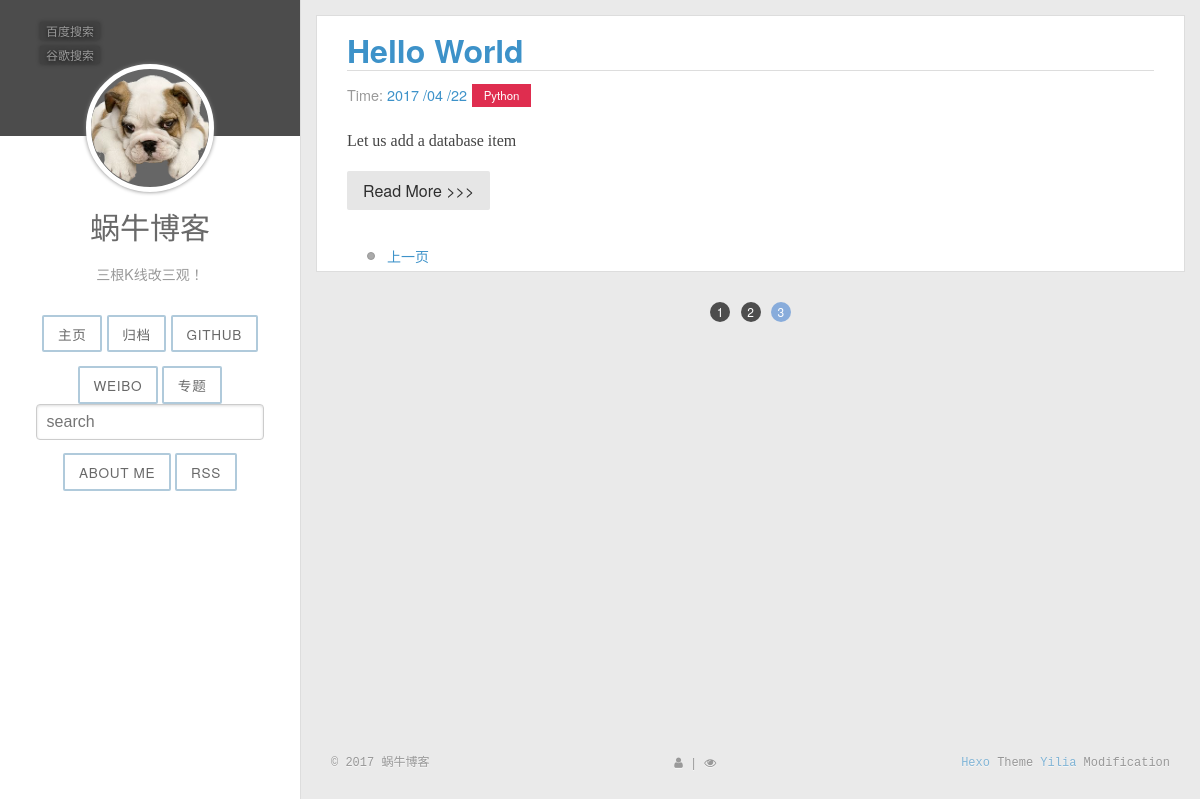
/?page=3, run on the app's committed database.
### article/models.py (models this page shows, shortened)
class Article(models.Model) :
    title = models.CharField(max_length = 100)  #博客题目
    category = models.CharField(max_length = 50, blank = True)  #博客标签
    date_time = models.DateTimeField(auto_now_add = True)  #博客日期
    content = models.TextField(blank = True, null = True)  #博客文章正文
    class Meta:  #按时间下降排序
        ordering = ['-date_time']

### article/views.py (the view)
# urls.py: url(r'^$', views.home),
def home(request):
    posts = Article.objects.all()  # 获取全部的Article对象
    paginator = Paginator(posts, 5)  # 每页显示两个
    page = request.GET.get('page')
    try:
        post_list = paginator.page(page)
    except PageNotAnInteger:
        post_list = paginator.page(1)
    except EmptyPage:
        post_list = paginator.paginator(paginator.num_pages)
    return render(request, 'home.html', {'post_list': post_list})

### article/templatetags/custom_markdown.py (called while the page is built)
@register.filter(is_safe=True)  #注册template filter
@stringfilter  #希望字符串作为参数
def custom_markdown(value):
    return mark_safe(markdown.markdown(value,
        extensions = ['markdown.extensions.fenced_code', 'markdown.extensions.codehilite'],
                                       safe_mode=True,
                                       enable_attributes=False))

### templates/home.html (shortened to what this page needs)
{% extends "base.html" %}
{% load custom_markdown %}
{% block content %}
<div class="posts">
    {% for post in post_list %}
        <section class="post">
            <header class="post-header">
                <h2 class="post-title"><a href="{% url 'detail' id=post.id %}">{{ post.title }}</a></h2>
                    <p class="post-meta">
                        Time:  <a class="post-author" href="#">{{ post.date_time |date:'Y /m /d'}}</a> <a class="post-category post-category-js" href="{% url "search_tag" tag=post.category %}">{{ post.category }}</a>
                    </p>
            </header>
                <div class="post-description">
                    <p>
                        {{ post.content|custom_markdown|truncatewords_html:20}}
                    </p>
                </div>
                <a class="pure-button" href="{% url 'detail' id=post.id %}">Read More >>> </a>
        </section>
    {% endfor %}
	{% if post_list.object_list and post_list.paginator.num_pages > 1 %}
	<div>
      <ul>
      {% if post_list.has_previous %}
        <li><a href="?page={{ post_list.previous_page_number }}">上一页</a></li>
      {% endif %}
      </ul>
    </div>
    {% endif %}
</div>
{% endblock %}

### article/static/css/style.css (style rules this page uses)
body { width: 100%; }
body:before, body:after { content: ""; display: table; }
body:after { clear: both; }
html, body, div, span, applet, object, iframe, h1, h2, h3, h4, h5, h6, p, blockquote, pre, a, abbr, acronym, address, big, cite, code, del, dfn, em, img, ins, kbd, q, s, samp, small, strike, strong, sub, sup, tt, var, dl, dt, dd, ol, ul, li, fieldset, form, label, legend, table, caption, tbody, tfoot, thead, tr, th, td { margin: 0; padding: 0; border: 0; outline: 0; font-weight: inherit; font-style: inherit; font-family: inherit; font-size: 100%; vertical-align: baseline; }
body { line-height: 1; color: #000; background: #fff; }
ol, ul { list-style: none; }
ul { list-style: none; }
html, body, #container { height: 100%; }
body { font-family: "微软雅黑", "HelveticaNeue-Light", "Helvetica Neue Light", "Helvetica Neue", Helvetica, Arial, sans-serif; font-size: 16px; background: #fff; color: rgba(0,0,0,0.6); -webkit-overflow-scrolling: touch; }
h1, h2, h3 { display: block; }
h2 { font-size: 1.3em; }
a { text-decoration: none; outline-width: 0; color: #258fb8; outline: none; }
.article-entry p { margin-top: 10px; }
.article-entry ul, .article-entry ol { font-size: 14px; margin: 0px 0px; }
.article-entry ul li { position: relative; }
.article-entry ul li::before { content: ""; width: 6px; height: 6px; border: 1px solid #999; -webkit-border-radius: 10px; border-radius: 10px; background: #aaa; display: inline-block; margin-right: 10px; margin-top: 12px; top: -2px; left: 0; position: absolute; }
.article-entry ul { padding-left: 20px; }
.article-entry ul li { padding-left: 20px; }
.article-entry h2 { margin-top: 20px; font-weight: bold; color: #666; padding-bottom: 5px; border-bottom: 1px solid #ddd; }

### article/static/css/pure-min.css (style rules this page uses)
article,aside,details,figcaption,figure,footer,header,hgroup,main,nav,section,summary { display:block }
html { font-size:100%;-ms-text-size-adjust:100%;-webkit-text-size-adjust:100% }
html,button,input,select,textarea { font-family:sans-serif }
body { margin:0 }
h2 { font-size:1.5em;margin:.83em 0 }
p,pre { margin:1em 0 }
dl,menu,ol,ul { margin:1em 0 }
menu,ol,ul { padding:0 0 0 40px }
.pure-button { display:inline-block;*display:inline;zoom:1;line-height:normal;white-space:nowrap;vertical-align:baseline;text-align:center;cursor:pointer;-webkit-user-drag:none;-webkit-user-select:none;-moz-user-select:none;-ms-user-select:none;user-select:none }
.pure-button { font-family:inherit;font-size:100%;*font-size:90%;*overflow:visible;padding:.5em 1em;color:#444;color:rgba(0,0,0,.8);*color:#444;border:1px solid #999;border:0 rgba(0,0,0,0);background-color:#E6E6E6;text-decoration:none;border-radius:2px }

### article/static/css/blog.css (style rules this page uses)
* { -webkit-box-sizing: border-box; -moz-box-sizing: border-box; box-sizing: border-box; }
a { text-decoration: none; color: rgb(61, 146, 201); }
.post { padding-bottom: 2em; }
.post-title { font-size: 2em; color: #222; margin-bottom: 0.2em; }
.post-description { font-family: Georgia, "Cambria", serif; color: #444; line-height: 1.8em; }
.post-meta { color: #999; font-size: 90%; margin: 0; }
.post-category { margin: 0 0.1em; padding: 0.3em 1em; color: #fff; background: #999; font-size: 80%; }
.post-category-js { background: #df2d4f; }

### data on the page
Article: title "Hello World", date_time "2017 /04 /22", category "Python", content|custom_markdown "Let us add a database item"

### other printed values
{{ pg }} "1" "2"
{{ pg }} "3"
